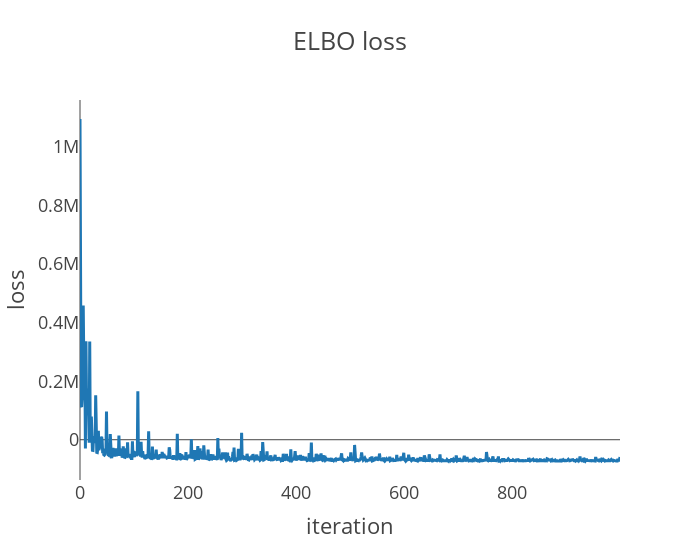
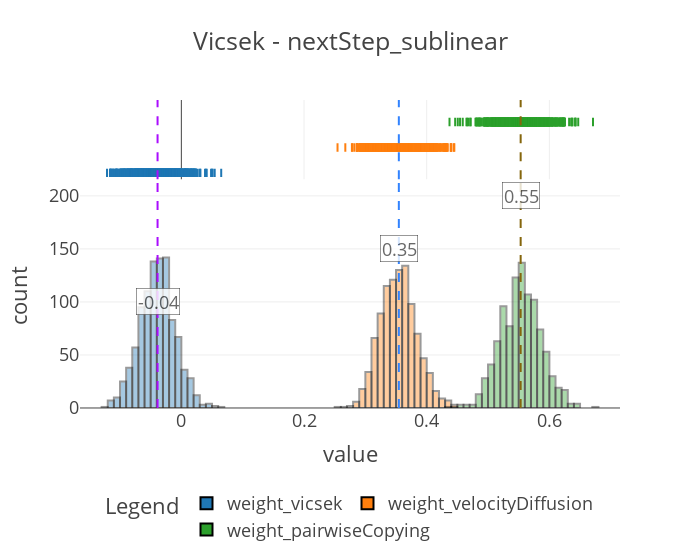
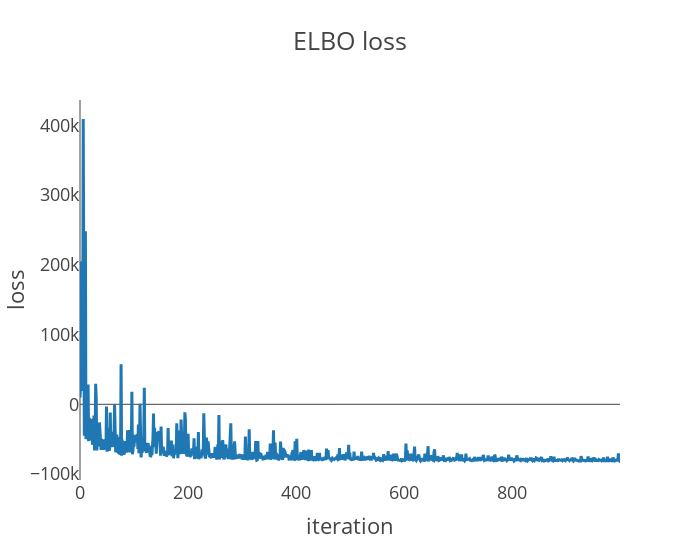
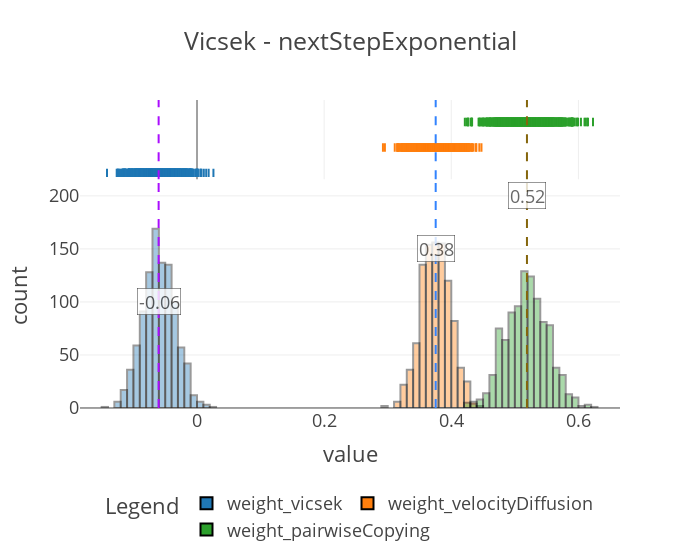

The notebook cell saved with these charts, in order:
### Markdown cell above
### Inference using raw predictors and scores

### Code cell
score_names = ["nextStep_sublinear", "nextStepExponential"]
predictor_names = ["vicsek", "velocityDiffusion","pairwiseCopying"]

for score_name in score_names:
    print("-"*50)
    print(f"Inference using {score_name} score")
    print("-"*50)
    predictors, score = get_tensors_for_inference(
        derivedDF, predictor_names=predictor_names, score_names=[score_name]
    )
    plot_density(predictors, score, "Vicsek only")
    
    model = FishModel(predictors, score)
    guide, samples = run_svi_and_get_samples(
        model, predictors, score, verbose=True, num_samples=1000, num_svi_iters=1000
    )
    plot_coefs(samples, f"Vicsek - {score_name}", nbins=100)
    evaluate_performance(
        model, guide, predictors, score, num_samples=100, sampling_fraction=0.5
    )

### Figure 1 — Plotly figure (JSON) as saved in the notebook; plotly's stock layout.template omitted (floating-point values rounded to 4 significant figures; data arrays with more than 128 entries replaced by an {"elided": "..."} marker saying what was removed)
{"data": [{"hovertemplate": "x=%{x}<br>y=%{y}<extra></extra>", "legendgroup": "", "line": {"color": "#1F77B4", "dash": "solid"}, "marker": {"symbol": "circle"}, "mode": "lines", "name": "", "orientation": "v", "showlegend": false, "type": "scatter", "x": {"elided": "1000 int values"}, "xaxis": "x", "y": {"elided": "1000 float values"}, "yaxis": "y"}], "layout": {"legend": {"tracegroupgap": 0}, "title": {"text": "ELBO loss"}, "width": 700, "xaxis": {"anchor": "y", "domain": [0, 1], "showgrid": false, "title": {"text": "iteration"}}, "yaxis": {"anchor": "x", "domain": [0, 1], "showgrid": false, "title": {"text": "loss"}}}}

### Figure 2 — Plotly figure (JSON) as saved in the notebook; plotly's stock layout.template omitted (floating-point values rounded to 4 significant figures; data arrays with more than 128 entries replaced by an {"elided": "..."} marker saying what was removed)
{"data": [{"alignmentgroup": "True", "bingroup": "x", "hovertemplate": "coefficient=weight_vicsek<br>value=%{x}<br>count=%{y}<extra></extra>", "legendgroup": "weight_vicsek", "marker": {"color": "#1F77B4", "line": {"color": "Black", "width": 2}, "opacity": 0.4, "pattern": {"shape": ""}}, "name": "weight_vicsek", "nbinsx": 100, "offsetgroup": "weight_vicsek", "orientation": "v", "showlegend": true, "type": "histogram", "x": {"elided": "1000 float values"}, "xaxis": "x", "yaxis": "y"}, {"alignmentgroup": "True", "boxpoints": "all", "fillcolor": "rgba(255,255,255,0)", "hoveron": "points", "hovertemplate": "coefficient=weight_vicsek<br>value=%{x}<extra></extra>", "jitter": 0, "legendgroup": "weight_vicsek", "line": {"color": "rgba(255,255,255,0)"}, "marker": {"color": "#1F77B4", "line": {"color": "Black", "width": 2}, "symbol": "line-ns-open"}, "name": "weight_vicsek", "offsetgroup": "weight_vicsek", "showlegend": false, "type": "box", "x": {"elided": "1000 float values"}, "xaxis": "x2", "yaxis": "y2"}, {"alignmentgroup": "True", "bingroup": "x", "hovertemplate": "coefficient=weight_velocityDiffusion<br>value=%{x}<br>count=%{y}<extra></extra>", "legendgroup": "weight_velocityDiffusion", "marker": {"color": "#FF7F0E", "line": {"color": "Black", "width": 2}, "opacity": 0.4, "pattern": {"shape": ""}}, "name": "weight_velocityDiffusion", "nbinsx": 100, "offsetgroup": "weight_velocityDiffusion", "orientation": "v", "showlegend": true, "type": "histogram", "x": {"elided": "1000 float values"}, "xaxis": "x", "yaxis": "y"}, {"alignmentgroup": "True", "boxpoints": "all", "fillcolor": "rgba(255,255,255,0)", "hoveron": "points", "hovertemplate": "coefficient=weight_velocityDiffusion<br>value=%{x}<extra></extra>", "jitter": 0, "legendgroup": "weight_velocityDiffusion", "line": {"color": "rgba(255,255,255,0)"}, "marker": {"color": "#FF7F0E", "line": {"color": "Black", "width": 2}, "symbol": "line-ns-open"}, "name": "weight_velocityDiffusion", "offsetgroup": "weight_velocityDiffusion", "showlegend": false, "type": "box", "x": {"elided": "1000 float values"}, "xaxis": "x2", "yaxis": "y2"}, {"alignmentgroup": "True", "bingroup": "x", "hovertemplate": "coefficient=weight_pairwiseCopying<br>value=%{x}<br>count=%{y}<extra></extra>", "legendgroup": "weight_pairwiseCopying", "marker": {"color": "#2CA02C", "line": {"color": "Black", "width": 2}, "opacity": 0.4, "pattern": {"shape": ""}}, "name": "weight_pairwiseCopying", "nbinsx": 100, "offsetgroup": "weight_pairwiseCopying", "orientation": "v", "showlegend": true, "type": "histogram", "x": {"elided": "1000 float values"}, "xaxis": "x", "yaxis": "y"}, {"alignmentgroup": "True", "boxpoints": "all", "fillcolor": "rgba(255,255,255,0)", "hoveron": "points", "hovertemplate": "coefficient=weight_pairwiseCopying<br>value=%{x}<extra></extra>", "jitter": 0, "legendgroup": "weight_pairwiseCopying", "line": {"color": "rgba(255,255,255,0)"}, "marker": {"color": "#2CA02C", "line": {"color": "Black", "width": 2}, "symbol": "line-ns-open"}, "name": "weight_pairwiseCopying", "offsetgroup": "weight_pairwiseCopying", "showlegend": false, "type": "box", "x": {"elided": "1000 float values"}, "xaxis": "x2", "yaxis": "y2"}], "layout": {"annotations": [{"bgcolor": "white", "bordercolor": "black", "borderwidth": 0.5, "opacity": 0.8, "showarrow": false, "text": "-0.04", "x": -0.03879, "y": 100}, {"bgcolor": "white", "bordercolor": "black", "borderwidth": 0.5, "opacity": 0.8, "showarrow": false, "text": "0.35", "x": 0.3546, "y": 150}, {"bgcolor": "white", "bordercolor": "black", "borderwidth": 0.5, "opacity": 0.8, "showarrow": false, "text": "0.55", "x": 0.5532, "y": 200}], "barmode": "overlay", "legend": {"orientation": "h", "title": {"text": "Legend"}, "tracegroupgap": 0, "x": 0.5, "xanchor": "center", "y": -0.25, "yanchor": "top"}, "shapes": [{"line": {"color": "#AA0DFE", "dash": "dash"}, "name": "Median (-0.03879271447658539)", "type": "line", "x0": -0.03879, "x1": -0.03879, "xref": "x", "y0": 0, "y1": 1, "yref": "y domain"}, {"line": {"color": "#AA0DFE", "dash": "dash"}, "name": "Median (-0.03879271447658539)", "type": "line", "x0": -0.03879, "x1": -0.03879, "xref": "x2", "y0": 0, "y1": 1, "yref": "y2 domain"}, {"line": {"color": "#3283FE", "dash": "dash"}, "name": "Median (0.35457363724708557)", "type": "line", "x0": 0.3546, "x1": 0.3546, "xref": "x", "y0": 0, "y1": 1, "yref": "y domain"}, {"line": {"color": "#3283FE", "dash": "dash"}, "name": "Median (0.35457363724708557)", "type": "line", "x0": 0.3546, "x1": 0.3546, "xref": "x2", "y0": 0, "y1": 1, "yref": "y2 domain"}, {"line": {"color": "#85660D", "dash": "dash"}, "name": "Median (0.5531798601150513)", "type": "line", "x0": 0.5532, "x1": 0.5532, "xref": "x", "y0": 0, "y1": 1, "yref": "y domain"}, {"line": {"color": "#85660D", "dash": "dash"}, "name": "Median (0.5531798601150513)", "type": "line", "x0": 0.5532, "x1": 0.5532, "xref": "x2", "y0": 0, "y1": 1, "yref": "y2 domain"}], "title": {"text": "Vicsek - nextStep_sublinear"}, "width": 700, "xaxis": {"anchor": "y", "domain": [0, 1], "title": {"text": "value"}}, "xaxis2": {"anchor": "y2", "domain": [0, 1], "matches": "x", "showgrid": true, "showticklabels": false}, "yaxis": {"anchor": "x", "domain": [0, 0.7326], "title": {"text": "count"}}, "yaxis2": {"anchor": "x2", "domain": [0.7426, 1], "matches": "y2", "showgrid": false, "showline": false, "showticklabels": false, "ticks": ""}}}

### Figure 3 — Plotly figure (JSON) as saved in the notebook; plotly's stock layout.template omitted (floating-point values rounded to 4 significant figures; data arrays with more than 128 entries replaced by an {"elided": "..."} marker saying what was removed)
{"data": [{"hovertemplate": "x=%{x}<br>y=%{y}<extra></extra>", "legendgroup": "", "line": {"color": "#1F77B4", "dash": "solid"}, "marker": {"symbol": "circle"}, "mode": "lines", "name": "", "orientation": "v", "showlegend": false, "type": "scatter", "x": {"elided": "1000 int values"}, "xaxis": "x", "y": {"elided": "1000 float values"}, "yaxis": "y"}], "layout": {"legend": {"tracegroupgap": 0}, "title": {"text": "ELBO loss"}, "width": 700, "xaxis": {"anchor": "y", "domain": [0, 1], "showgrid": false, "title": {"text": "iteration"}}, "yaxis": {"anchor": "x", "domain": [0, 1], "showgrid": false, "title": {"text": "loss"}}}}

### Figure 4 — Plotly figure (JSON) as saved in the notebook; plotly's stock layout.template omitted (floating-point values rounded to 4 significant figures; data arrays with more than 128 entries replaced by an {"elided": "..."} marker saying what was removed)
{"data": [{"alignmentgroup": "True", "bingroup": "x", "hovertemplate": "coefficient=weight_vicsek<br>value=%{x}<br>count=%{y}<extra></extra>", "legendgroup": "weight_vicsek", "marker": {"color": "#1F77B4", "line": {"color": "Black", "width": 2}, "opacity": 0.4, "pattern": {"shape": ""}}, "name": "weight_vicsek", "nbinsx": 100, "offsetgroup": "weight_vicsek", "orientation": "v", "showlegend": true, "type": "histogram", "x": {"elided": "1000 float values"}, "xaxis": "x", "yaxis": "y"}, {"alignmentgroup": "True", "boxpoints": "all", "fillcolor": "rgba(255,255,255,0)", "hoveron": "points", "hovertemplate": "coefficient=weight_vicsek<br>value=%{x}<extra></extra>", "jitter": 0, "legendgroup": "weight_vicsek", "line": {"color": "rgba(255,255,255,0)"}, "marker": {"color": "#1F77B4", "line": {"color": "Black", "width": 2}, "symbol": "line-ns-open"}, "name": "weight_vicsek", "offsetgroup": "weight_vicsek", "showlegend": false, "type": "box", "x": {"elided": "1000 float values"}, "xaxis": "x2", "yaxis": "y2"}, {"alignmentgroup": "True", "bingroup": "x", "hovertemplate": "coefficient=weight_velocityDiffusion<br>value=%{x}<br>count=%{y}<extra></extra>", "legendgroup": "weight_velocityDiffusion", "marker": {"color": "#FF7F0E", "line": {"color": "Black", "width": 2}, "opacity": 0.4, "pattern": {"shape": ""}}, "name": "weight_velocityDiffusion", "nbinsx": 100, "offsetgroup": "weight_velocityDiffusion", "orientation": "v", "showlegend": true, "type": "histogram", "x": {"elided": "1000 float values"}, "xaxis": "x", "yaxis": "y"}, {"alignmentgroup": "True", "boxpoints": "all", "fillcolor": "rgba(255,255,255,0)", "hoveron": "points", "hovertemplate": "coefficient=weight_velocityDiffusion<br>value=%{x}<extra></extra>", "jitter": 0, "legendgroup": "weight_velocityDiffusion", "line": {"color": "rgba(255,255,255,0)"}, "marker": {"color": "#FF7F0E", "line": {"color": "Black", "width": 2}, "symbol": "line-ns-open"}, "name": "weight_velocityDiffusion", "offsetgroup": "weight_velocityDiffusion", "showlegend": false, "type": "box", "x": {"elided": "1000 float values"}, "xaxis": "x2", "yaxis": "y2"}, {"alignmentgroup": "True", "bingroup": "x", "hovertemplate": "coefficient=weight_pairwiseCopying<br>value=%{x}<br>count=%{y}<extra></extra>", "legendgroup": "weight_pairwiseCopying", "marker": {"color": "#2CA02C", "line": {"color": "Black", "width": 2}, "opacity": 0.4, "pattern": {"shape": ""}}, "name": "weight_pairwiseCopying", "nbinsx": 100, "offsetgroup": "weight_pairwiseCopying", "orientation": "v", "showlegend": true, "type": "histogram", "x": {"elided": "1000 float values"}, "xaxis": "x", "yaxis": "y"}, {"alignmentgroup": "True", "boxpoints": "all", "fillcolor": "rgba(255,255,255,0)", "hoveron": "points", "hovertemplate": "coefficient=weight_pairwiseCopying<br>value=%{x}<extra></extra>", "jitter": 0, "legendgroup": "weight_pairwiseCopying", "line": {"color": "rgba(255,255,255,0)"}, "marker": {"color": "#2CA02C", "line": {"color": "Black", "width": 2}, "symbol": "line-ns-open"}, "name": "weight_pairwiseCopying", "offsetgroup": "weight_pairwiseCopying", "showlegend": false, "type": "box", "x": {"elided": "1000 float values"}, "xaxis": "x2", "yaxis": "y2"}], "layout": {"annotations": [{"bgcolor": "white", "bordercolor": "black", "borderwidth": 0.5, "opacity": 0.8, "showarrow": false, "text": "-0.06", "x": -0.06035, "y": 100}, {"bgcolor": "white", "bordercolor": "black", "borderwidth": 0.5, "opacity": 0.8, "showarrow": false, "text": "0.38", "x": 0.3755, "y": 150}, {"bgcolor": "white", "bordercolor": "black", "borderwidth": 0.5, "opacity": 0.8, "showarrow": false, "text": "0.52", "x": 0.519, "y": 200}], "barmode": "overlay", "legend": {"orientation": "h", "title": {"text": "Legend"}, "tracegroupgap": 0, "x": 0.5, "xanchor": "center", "y": -0.25, "yanchor": "top"}, "shapes": [{"line": {"color": "#AA0DFE", "dash": "dash"}, "name": "Median (-0.0603465810418129)", "type": "line", "x0": -0.06035, "x1": -0.06035, "xref": "x", "y0": 0, "y1": 1, "yref": "y domain"}, {"line": {"color": "#AA0DFE", "dash": "dash"}, "name": "Median (-0.0603465810418129)", "type": "line", "x0": -0.06035, "x1": -0.06035, "xref": "x2", "y0": 0, "y1": 1, "yref": "y2 domain"}, {"line": {"color": "#3283FE", "dash": "dash"}, "name": "Median (0.3754815459251404)", "type": "line", "x0": 0.3755, "x1": 0.3755, "xref": "x", "y0": 0, "y1": 1, "yref": "y domain"}, {"line": {"color": "#3283FE", "dash": "dash"}, "name": "Median (0.3754815459251404)", "type": "line", "x0": 0.3755, "x1": 0.3755, "xref": "x2", "y0": 0, "y1": 1, "yref": "y2 domain"}, {"line": {"color": "#85660D", "dash": "dash"}, "name": "Median (0.5190472602844238)", "type": "line", "x0": 0.519, "x1": 0.519, "xref": "x", "y0": 0, "y1": 1, "yref": "y domain"}, {"line": {"color": "#85660D", "dash": "dash"}, "name": "Median (0.5190472602844238)", "type": "line", "x0": 0.519, "x1": 0.519, "xref": "x2", "y0": 0, "y1": 1, "yref": "y2 domain"}], "title": {"text": "Vicsek - nextStepExponential"}, "width": 700, "xaxis": {"anchor": "y", "domain": [0, 1], "title": {"text": "value"}}, "xaxis2": {"anchor": "y2", "domain": [0, 1], "matches": "x", "showgrid": true, "showticklabels": false}, "yaxis": {"anchor": "x", "domain": [0, 0.7326], "title": {"text": "count"}}, "yaxis2": {"anchor": "x2", "domain": [0.7426, 1], "matches": "y2", "showgrid": false, "showline": false, "showticklabels": false, "ticks": ""}}}
